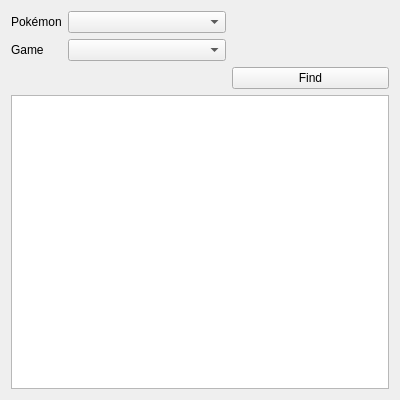
<?xml version="1.0" encoding="UTF-8"?>
<ui version="4.0">
 <class>EncounterLookup</class>
 <widget class="QWidget" name="EncounterLookup">
  <property name="geometry">
   <rect>
    <x>0</x>
    <y>0</y>
    <width>400</width>
    <height>400</height>
   </rect>
  </property>
  <property name="windowTitle">
   <string>Encounter Lookup</string>
  </property>
  <layout class="QGridLayout" name="gridLayout">
   <item row="1" column="1">
    <widget class="QComboBox" name="comboBoxGame"/>
   </item>
   <item row="1" column="0">
    <widget class="QLabel" name="labelGame">
     <property name="sizePolicy">
      <sizepolicy hsizetype="Fixed" vsizetype="Preferred">
       <horstretch>0</horstretch>
       <verstretch>0</verstretch>
      </sizepolicy>
     </property>
     <property name="text">
      <string>Game</string>
     </property>
    </widget>
   </item>
   <item row="2" column="2">
    <widget class="QPushButton" name="pushButtonFind">
     <property name="text">
      <string>Find</string>
     </property>
    </widget>
   </item>
   <item row="0" column="1">
    <widget class="QComboBox" name="comboBoxPokemon"/>
   </item>
   <item row="0" column="0">
    <widget class="QLabel" name="labelPokemon">
     <property name="sizePolicy">
      <sizepolicy hsizetype="Fixed" vsizetype="Preferred">
       <horstretch>0</horstretch>
       <verstretch>0</verstretch>
      </sizepolicy>
     </property>
     <property name="text">
      <string>Pokémon</string>
     </property>
    </widget>
   </item>
   <item row="3" column="0" colspan="3">
    <widget class="QTableView" name="tableView">
     <attribute name="verticalHeaderVisible">
      <bool>false</bool>
     </attribute>
    </widget>
   </item>
  </layout>
 </widget>
 <tabstops>
  <tabstop>comboBoxPokemon</tabstop>
  <tabstop>comboBoxGame</tabstop>
  <tabstop>pushButtonFind</tabstop>
  <tabstop>tableView</tabstop>
 </tabstops>
 <resources/>
 <connections/>
</ui>
